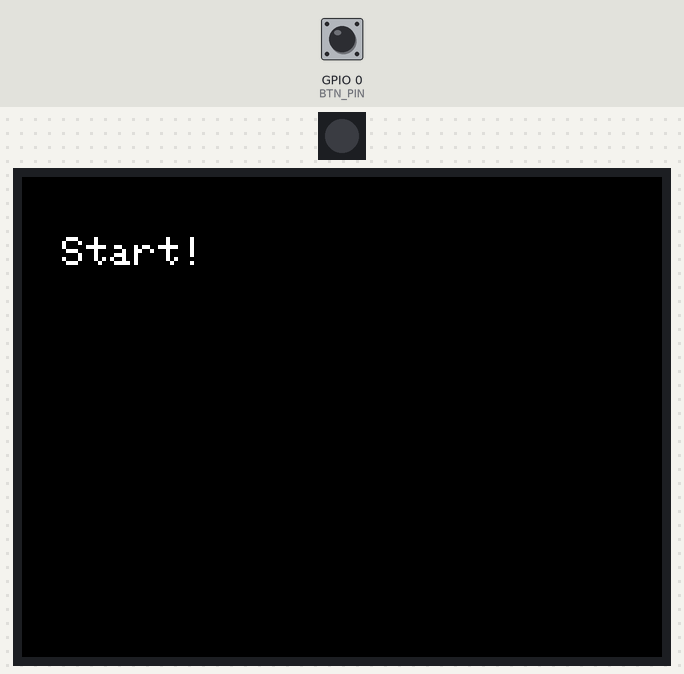
This sketch was run on a simulated ESP32. Shown: 1 RGB LEDs in strip order, left to right, 320×240 colour display. The test bench sets the inputs (shaded band); at power-on: GPIO 0 (BTN_PIN) HIGH.

Above: at 1.4 s.
1.5 s: GPIO 0 (BTN_PIN) pulled LOW for 0.15 s
At 3.2 s:
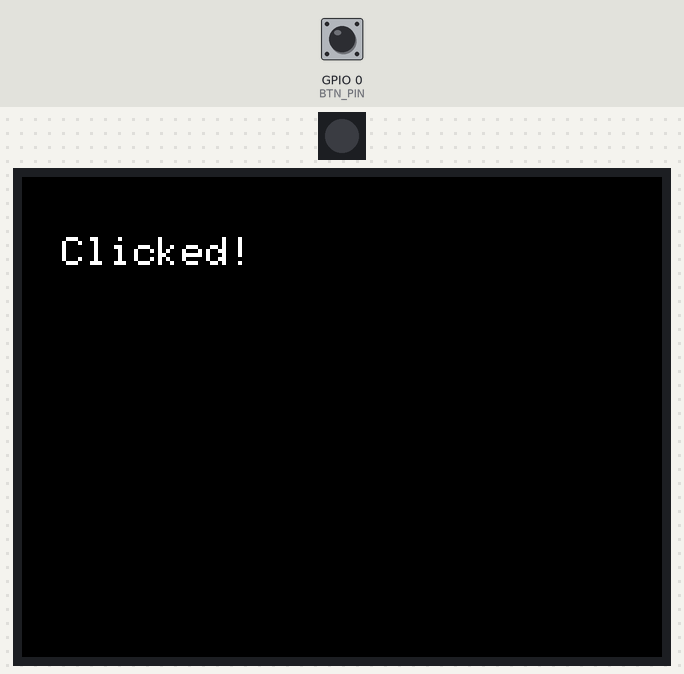
3.6 s: GPIO 0 (BTN_PIN) pulled LOW for 1 s
At 5.6 s:
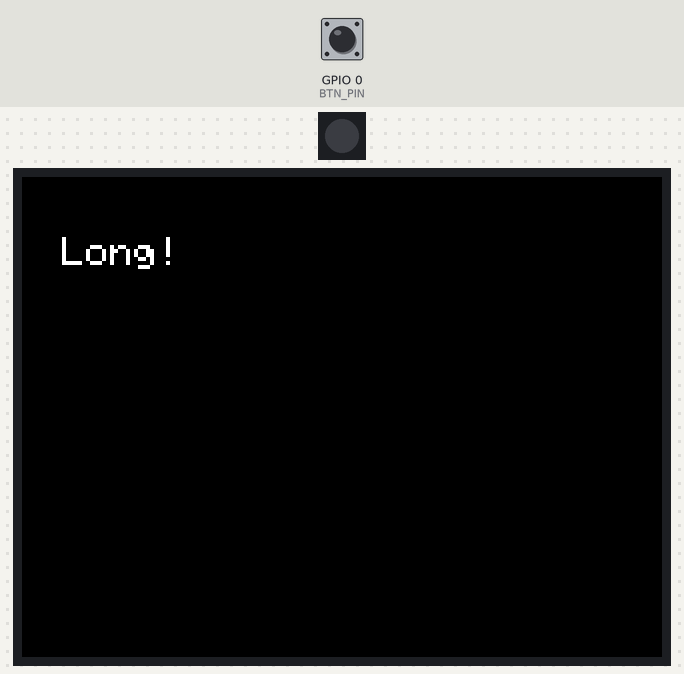
6.1 s: GPIO 0 (BTN_PIN) pulsed LOW 2 times (0.12 s each, 0.3 s apart)
At 7.8 s:
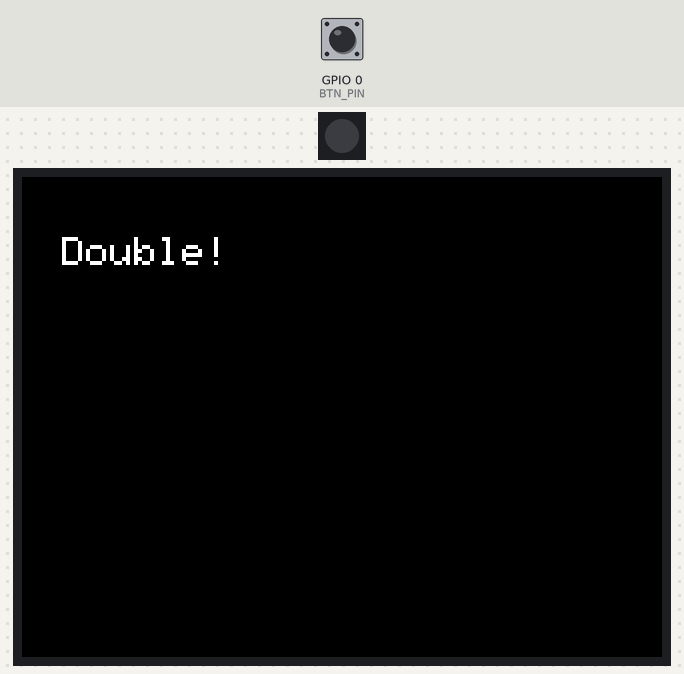
8.2 s: GPIO 0 (BTN_PIN) pulled LOW for 3.2 s
At 10.3 s:
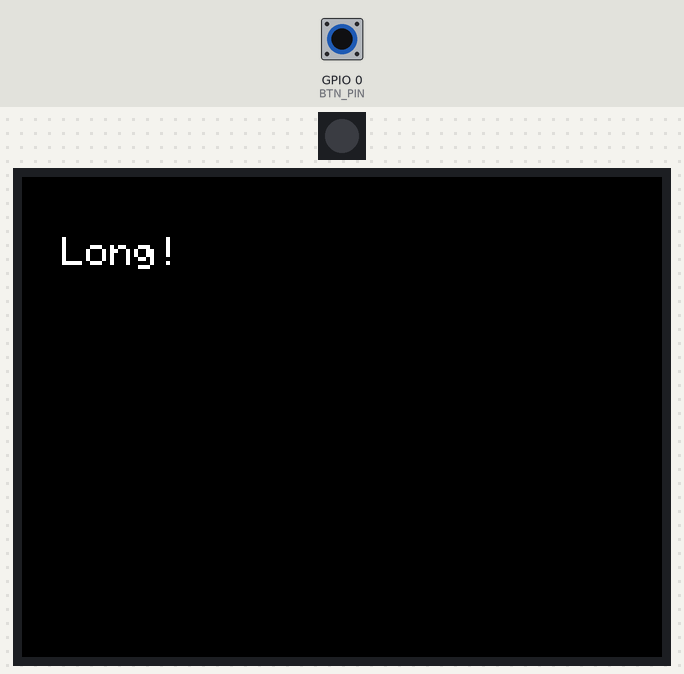
Timing chart, 0 to 11.8 s (numbered marks = the images above; inputs shaded):
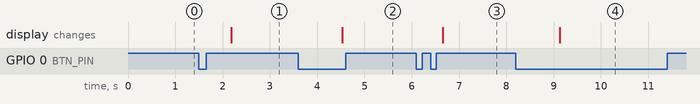

The sketch:

TFTBUTTONLED1.ino
```cpp
#define FASTLED_INTERNAL //remove annoying pragma messages -https://github.com/FastLED/FastLED/issues/1169
#include <FastLED.h>
#include <TFT_eSPI.h>      // Include the graphics library
#include <OneButton.h>     // Include the OneButton library
#include "Config.h"

CRGB leds;
TFT_eSPI tft = TFT_eSPI(); // Create an instance of the TFT_eSPI class

// Create an instance of the OneButton class
OneButton button(BTN_PIN, true);

// Function declarations
void handleClick();
void handleDoubleClick();
void handleLongPressStart();

//Flash multicolor
void led_task_inf(void *param) {
  while (1) {
    static uint8_t hue = 0;
    leds = CHSV(hue++, 0XFF, 100);
    FastLED.show();
    delay(50);
  }
}

// Flash multicolor
void led_task(void *param) {
  int duration = *((int*)param);  // Cast and dereference the parameter to get the duration in seconds
  unsigned long startTime = millis();  // Record the start time

  while (1) {
    unsigned long elapsedTime = millis() - startTime;  // Calculate elapsed time

    if (elapsedTime >= duration * 1000) {  // Check if the specified duration has passed
      // Now turn the LED off
      leds = CRGB::Black;
      FastLED.show();
      break;  // Exit the loop
    }

    static uint8_t hue = 0;
    leds = CHSV(hue++, 0xFF, 100);
    FastLED.show();
    delay(50);
  }

  vTaskDelete(NULL);  // Delete the task after completion
}

void setup() {

  // Flash the LED
  FastLED.addLeds<APA102, LED_DI_PIN, LED_CI_PIN, BGR>(&leds, 1);
  //leds = CRGB::Red;
  //leds = CRGB::Blue;
  //leds = CRGB::Green;
  leds = CRGB::White;
  FastLED.show();

  int durationInSeconds = 60;  // Set the duration to 10 seconds
  xTaskCreatePinnedToCore(led_task, "led_task", 1024, &durationInSeconds, 1, NULL, 0);

  // Initialize the TFT display
  tft.init();
  tft.setRotation(3); // Set rotation to flip the screen

  tft.fillScreen(SCREEN_COLOR); // Clear the screen with defined screen color
  tft.setTextColor(TEXT_COLOR, TEXT_BACKGROUND); // Set text color and background
  tft.setTextSize(TEXT_SIZE); // Set text size

  // Position the cursor with defined values
  tft.setCursor(TEXT_CURSOR_X, TEXT_CURSOR_Y);

  // Print "Hello World" on the screen initially
  tft.println("Start!");

  // Attach functions to button events
  button.attachClick(handleClick);
  button.attachDoubleClick(handleDoubleClick);
  button.attachLongPressStart(handleLongPressStart);
}

void loop() {
  // Continuously check the button status
  button.tick();
}

// Function to handle a single click
void handleClick() {
  tft.fillScreen(SCREEN_COLOR); // Clear the screen with defined screen color
  tft.setCursor(TEXT_CURSOR_X, TEXT_CURSOR_Y);
  tft.println("Clicked!"); // Display "Clicked!" message
}

// Function to handle a double-click
void handleDoubleClick() {
  tft.fillScreen(SCREEN_COLOR); // Clear the screen with defined screen color
  tft.setCursor(TEXT_CURSOR_X, TEXT_CURSOR_Y);
  tft.println("Double!"); // Display "Double Clicked!" message
}

// Function to handle a long press
void handleLongPressStart() {
  tft.fillScreen(SCREEN_COLOR); // Clear the screen with defined screen color
  tft.setCursor(TEXT_CURSOR_X, TEXT_CURSOR_Y);
  tft.println("Long!"); // Display "Long Pressed!" message
}
```

Config.h
```cpp
#pragma once

#define SCREEN_COLOR     TFT_BLACK
#define TEXT_COLOR       TFT_WHITE
#define TEXT_BACKGROUND  TFT_BLACK
#define TEXT_SIZE        2
#define TEXT_CURSOR_X    20
#define TEXT_CURSOR_Y    30

#define BTN_PIN     0

#define LED_DI_PIN     40
#define LED_CI_PIN     39

#define TFT_CS_PIN     4
#define TFT_SDA_PIN    3
#define TFT_SCL_PIN    5
#define TFT_DC_PIN     2
#define TFT_RES_PIN    1
#define TFT_LEDA_PIN   38

#define SD_MMC_D0_PIN  14
#define SD_MMC_D1_PIN  17
#define SD_MMC_D2_PIN  21
#define SD_MMC_D3_PIN  18
#define SD_MMC_CLK_PIN 12
#define SD_MMC_CMD_PIN 16
```

Measured:
- after the input at 1.5 s, the display: changes after 0.68 s (image 1)
- after the input at 3.6 s, the display: changes after 0.93 s (image 2)
- after the input at 6.1 s, the display: changes after 0.55 s (image 3)
- after the input at 8.2 s, the display: changes after 0.93 s (image 4)
